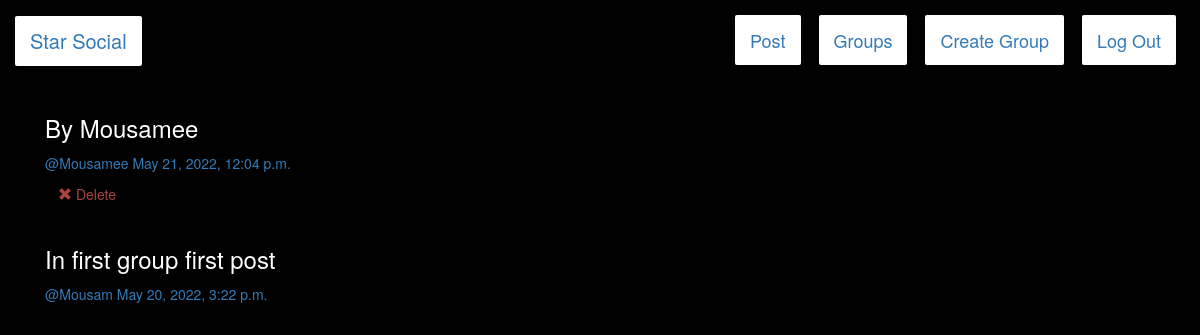
The page /posts/ (signed in) on the database its author committed.
### posts/models.py (models this page shows, shortened)
class Post(models.Model):
    user = models.ForeignKey(User,related_name='posts',on_delete=models.CASCADE)
    created_at = models.DateTimeField(auto_now=True)
    message = models.TextField()
    message_html = models.TextField(editable=False)
    group = models.ForeignKey(Group,related_name='posts',null=True,blank=True,on_delete=models.CASCADE)
    class Meta:
        ordering = ['-created_at']
        unique_together = ['user','message']

### posts/views.py (the view)
# urls.py: path('',views.PostList.as_view(),name='all'),
class PostList(SelectRelatedMixin,generic.ListView):
    model =models.Post
    select_related= ('user','group')

### posts/templates/posts/post_list.html (shortened to what this page needs)
{% extends "posts/post_base.html" %}
{% block post_content %}
<div class="col-md-8">
    {% for post in post_list %}
    {% include "posts/_post.html" %}
    {% endfor %}
</div>
{% endblock%}

### posts/templates/posts/_post.html
<div class="post media">
 <h3>{{post.message_html|safe}}</h3>
 <div class="media body">
  <h5 class="media-heading">
  <span class="username">
      <a href="{% url 'posts:for_user' username=post.user.username %}">@{{post.user.username}}</a>
  </span>
  <time class="time">
    <a href="{% url 'posts:single' username=post.user.username pk=post.pk %}">{{post.created_at}}</a>
  </time>
</h5>
<div class="media-footer">
  {% if user.is_authenticated and post.user == user %}
  <a href="{% url 'posts:delete' pk=post.pk %}" title="delete" class="btn btn-simple">
      <span class="glyphicon glyphicon-remove text-danger" aria-hidden="true"></span>
      <span class="text-danger icon-label">Delete</span>
  </a>
  {% endif %}
</div>
 </div>
</div>

### static/socialClone/css/master.css (style rules this page uses)
body { margin-top: 5px; background-color: black; overflow: hidden; color: white; }

### rows shown on the page
Post: message_html "By Mousamee", user.username "Mousamee", created_at "May 21, 2022, 12:04 p.m.", shows "Delete"
Post: message_html "In first group first post", user.username "Mousam", created_at "May 20, 2022, 3:22 p.m."
